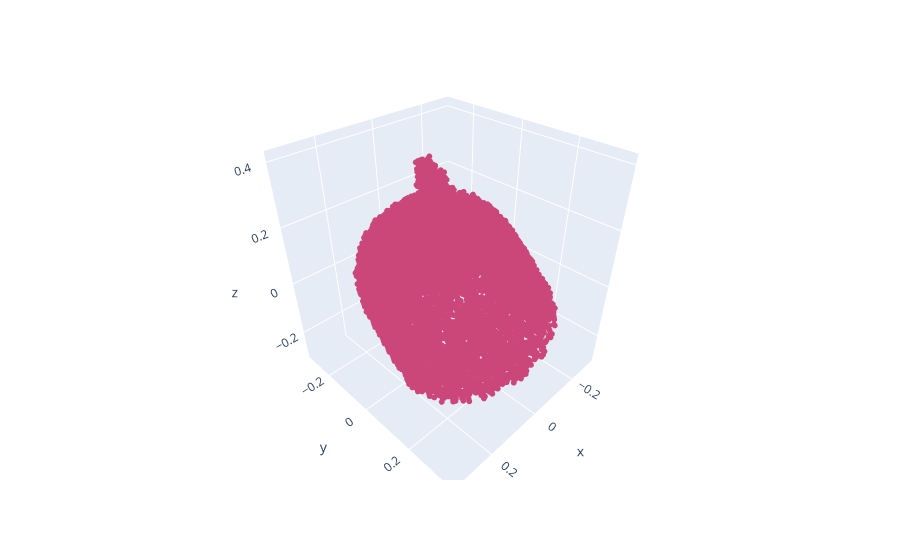

Notebook code for this chart:
### Code cell
print(len(train_dataset.models))
print(len(test_dataset.models))
print(train_dataset.models[0])

fig, axs = plt.subplots()
axs.imshow(data_pt['inputs'])
in_points = data_pt['points'][data_pt['points.occ'][:, 0], :]
out_points = data_pt['points'][~ data_pt['points.occ'][:, 0], :]
multiplot([in_points, out_points])
multiplot([in_points])

### Figure 1 — Plotly figure (JSON) as saved in the notebook; plotly's stock layout.template omitted (floating-point values rounded to 4 significant figures; data arrays with more than 128 entries replaced by an {"elided": "..."} marker saying what was removed)
{"data": [{"hovertemplate": "<extra></extra>", "legendgroup": "", "marker": {"color": "#636efa", "symbol": "circle"}, "mode": "markers", "name": "", "scene": "scene", "showlegend": false, "type": "scatter3d"}, {"marker": {"color": {"elided": "10523 int values"}, "size": 2}, "mode": "markers", "type": "scatter3d", "x": {"elided": "10523 float values"}, "y": {"elided": "10523 float values"}, "z": {"elided": "10523 float values"}}], "layout": {"legend": {"tracegroupgap": 0}, "margin": {"t": 60}, "scene": {"aspectmode": "data", "domain": {"x": [0, 1], "y": [0, 1]}}}}
